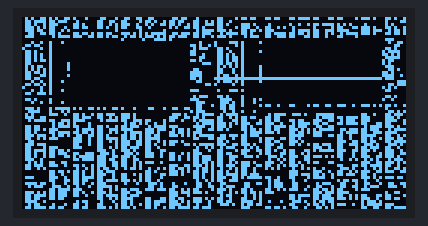
This sketch was run on a simulated ESP32. On the bench: 128×64 one-colour display. What the sketch prints to the serial monitor is not drawn.

Above: at 0.1 s.

The sketch:

esp32_oled.ino
```cpp
#include <Wire.h>
#include <Adafruit_GFX.h>
#include <Adafruit_SSD1306.h>

#define SCREEN_WIDTH 128
#define SCREEN_HEIGHT 64
#define OLED_RESET    -1
Adafruit_SSD1306 display(SCREEN_WIDTH, SCREEN_HEIGHT, &Wire, OLED_RESET);

// Share A (Noise Pattern) - Generated by core/utils.py
// Paste the generated byte array here:
const unsigned char share_a_bmp[] PROGMEM = {
  // 0x00, 0x01, ... (placeholder)
};

void setup() {
  Serial.begin(115200);

  if(!display.begin(SSD1306_SWITCHCAPVCC, 0x3C)) {
    Serial.println(F("SSD1306 allocation failed"));
    for(;;);
  }

  display.clearDisplay();
  display.drawBitmap(0, 0, share_a_bmp, 128, 64, WHITE);
  display.display();

  Serial.println("CipherSight IoT Public Share Active");
}

void loop() {
  // In a real scenario, this would poll an MQTT server for a "Rotating Share"
  delay(1000);
}
```
